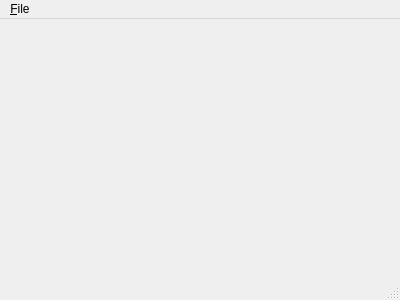
<?xml version="1.0" encoding="UTF-8"?>
<ui version="4.0">
 <class>MainWindow</class>
 <widget class="QMainWindow" name="MainWindow">
  <property name="geometry">
   <rect>
    <x>0</x>
    <y>0</y>
    <width>400</width>
    <height>300</height>
   </rect>
  </property>
  <property name="windowTitle">
   <string>MainWindow</string>
  </property>
  <widget class="QWidget" name="centralWidget"/>
  <widget class="QMenuBar" name="menuBar">
   <property name="geometry">
    <rect>
     <x>0</x>
     <y>0</y>
     <width>400</width>
     <height>19</height>
    </rect>
   </property>
   <widget class="QMenu" name="menuFile">
    <property name="title">
     <string>&amp;File</string>
    </property>
    <addaction name="actionOpen"/>
    <addaction name="actionQuit"/>
   </widget>
   <addaction name="menuFile"/>
  </widget>
  <widget class="QStatusBar" name="statusBar"/>
  <action name="actionOpen">
   <property name="text">
    <string>&amp;Open</string>
   </property>
   <property name="shortcut">
    <string>Ctrl+O</string>
   </property>
  </action>
  <action name="actionQuit">
   <property name="text">
    <string>&amp;Quit</string>
   </property>
   <property name="shortcut">
    <string>Ctrl+Q</string>
   </property>
  </action>
 </widget>
 <layoutdefault spacing="6" margin="11"/>
 <resources/>
 <connections/>
</ui>
